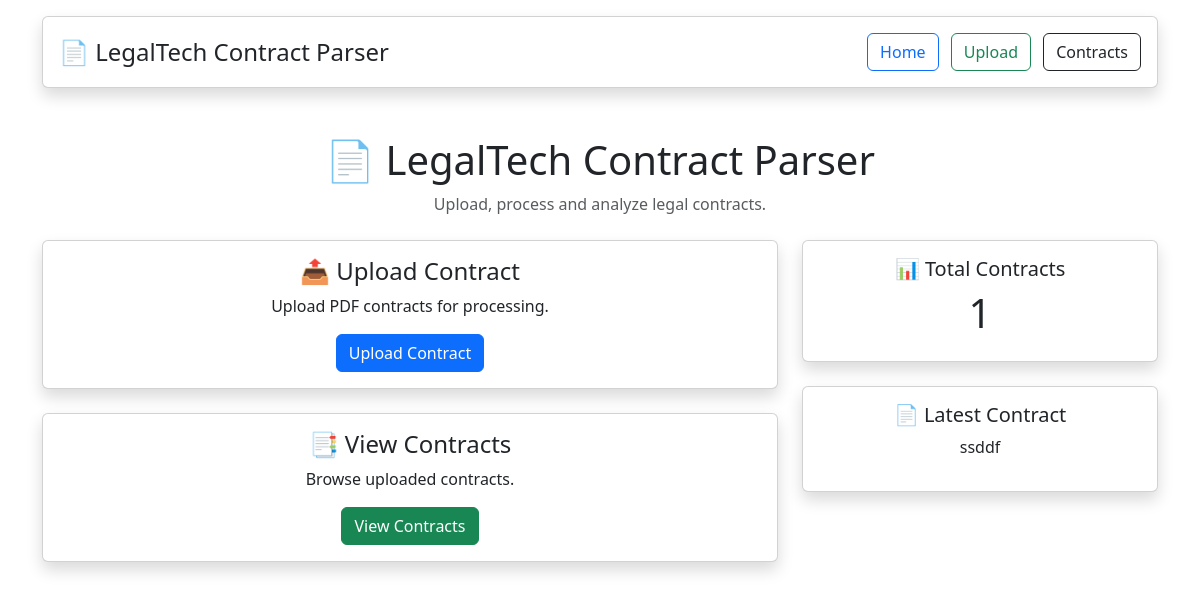
The app's page /, older data.
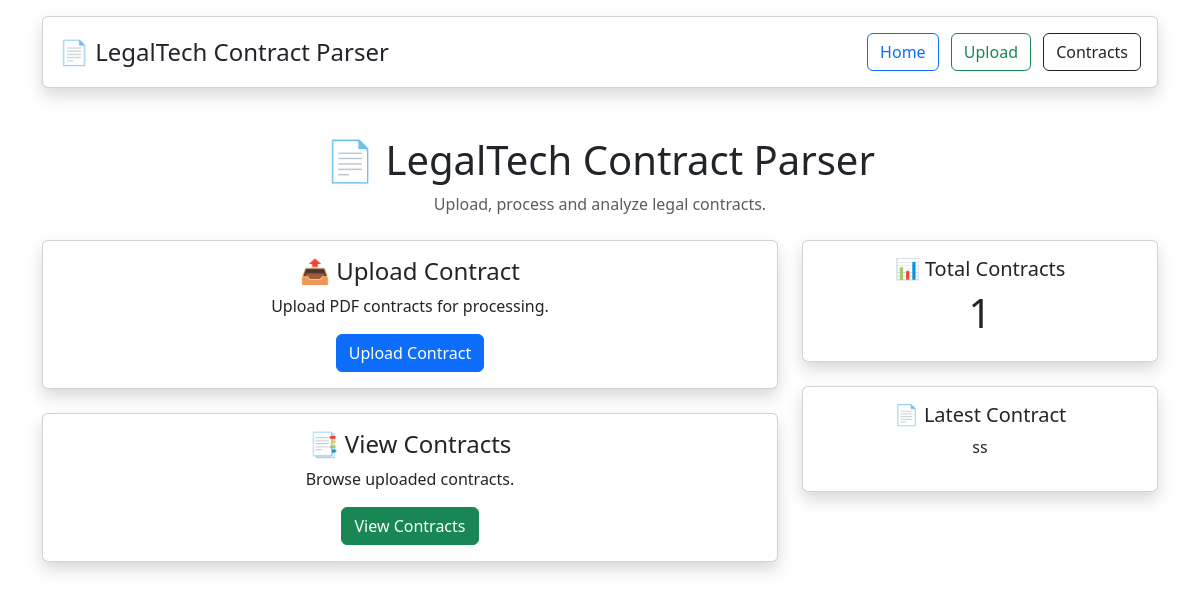
The same page, newer data.
### contracts/models.py (models this page shows, shortened)
class Contract(models.Model):
    title = models.CharField(max_length=255)
    uploaded_file = models.FileField(upload_to='contracts/')
    extracted_text = models.TextField(blank=True)
    uploaded_at = models.DateTimeField(auto_now_add=True)

### contracts/views.py (the view)
# urls.py: 2. Add a URL to urlpatterns:  path('', views.home, name='home')
def home(request):
    total_contracts = Contract.objects.count()
    latest_contract = Contract.objects.order_by(
        '-uploaded_at'
    ).first()
    return render(
        request,
        'contracts/home.html',
        {
            'total_contracts': total_contracts,
            'latest_contract': latest_contract
        }
    )

### contracts/Templates/contracts/home.html (shortened to what this page needs)
<!DOCTYPE html>
<html>
<head>
    <link href="https://cdn.jsdelivr.net/npm/bootstrap@5.3.3/dist/css/bootstrap.min.css" rel="stylesheet">
</head>
<body>
{% include 'contracts/navbar.html' %}
<div class="container mt-5">
    <div class="text-center mb-4">
        <h1>📄 LegalTech Contract Parser</h1>
        <p class="text-muted">
            Upload, process and analyze legal contracts.
        </p>
    </div>
    <div class="row">
        <div class="col-md-8">
            <div class="card shadow mb-4">
                <div class="card-body text-center">
                    <h4>📤 Upload Contract</h4>
                    <p>
                        Upload PDF contracts for processing.
                    </p>
                    <a href="/upload/" class="btn btn-primary">
                        Upload Contract
                    </a>
                </div>
            </div>
            <div class="card shadow">
                <div class="card-body text-center">
                    <h4>📑 View Contracts</h4>
                    <p>
                        Browse uploaded contracts.
                    </p>
                    <a href="/contracts/" class="btn btn-success">
                        View Contracts
                    </a>
                </div>
            </div>
        </div>
        <div class="col-md-4">
            <div class="card shadow mb-4">
                <div class="card-body text-center">
                    <h5> 📊 Total Contracts</h5>
                    <h1>{{ total_contracts }}</h1>
                </div>
            </div>
            <div class="card shadow">
                <div class="card-body text-center">
                    <h5> 📄 Latest Contract</h5>
                    <p>
                        {% if latest_contract %}
                            {{ latest_contract.title }}
                        {% else %}
                            No Contracts Available
                        {% endif %}
                    </p>
                </div>
            </div>
        </div>
    </div>
</div>
</body>
</html>

Row changes from the older to the newer data that the page shows:
removed Contract: title "ssddf"
added Contract: title "ss"
